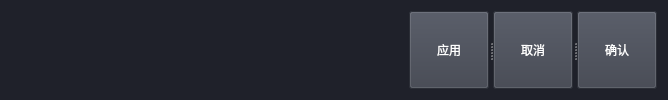
      <widget class="QWidget" name="widget_34" native="true">
       <property name="sizePolicy">
        <sizepolicy hsizetype="Preferred" vsizetype="Preferred">
         <horstretch>0</horstretch>
         <verstretch>0</verstretch>
        </sizepolicy>
       </property>
       <property name="styleSheet">
        <string notr="true">QWidget {
	background: #1f212a;
}</string>
       </property>
       <layout class="QHBoxLayout" name="horizontalLayout_6">
        <item>
         <spacer name="horizontalSpacer">
          <property name="orientation">
           <enum>Qt::Horizontal</enum>
          </property>
          <property name="sizeHint" stdset="0">
           <size>
            <width>398</width>
            <height>20</height>
           </size>
          </property>
         </spacer>
        </item>
        <item>
         <widget class="QSplitter" name="splitter_11">
          <property name="orientation">
           <enum>Qt::Horizontal</enum>
          </property>
          <widget class="QPushButton" name="pushButton_4">
           <property name="styleSheet">
            <string notr="true">color: white;
background: #3c404b;
</string>
           </property>
           <property name="text">
            <string>应用</string>
           </property>
          </widget>
          <widget class="QPushButton" name="pushButton_3">
           <property name="styleSheet">
            <string notr="true">color: white;
background: #3c404b;
</string>
           </property>
           <property name="text">
            <string>取消</string>
           </property>
          </widget>
          <widget class="QPushButton" name="pushButton">
           <property name="styleSheet">
            <string notr="true">color: white;
background: #3c404b;
</string>
           </property>
           <property name="text">
            <string>确认</string>
           </property>
          </widget>
         </widget>
        </item>
       </layout>
      </widget>
